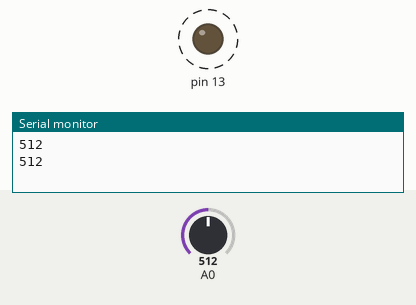
Simulated run of this sketch. Board: Arduino Uno, built with avr-gcc and run on an emulated ATmega328P. Parts: output pins drawn as LEDs (lit = HIGH), the last lines printed to the serial monitor. Dashed ring = blinking. Inputs (shaded band) come from the test bench; at power-on: A0 = 512.

Above: at 1.8 s.
1.9 s: A0 set to 306
At 2.2 s:
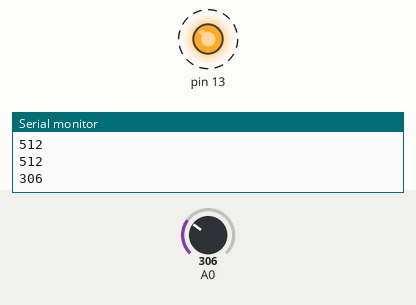
5.4 s: A0 set to 122
At 5.56 s:
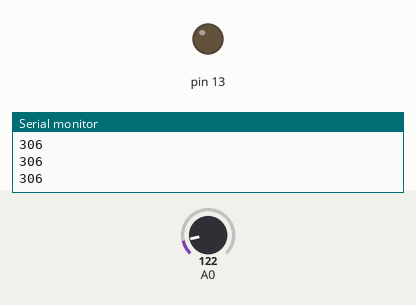
Timing chart, 0 to 14.9 s (numbered marks = the images above; inputs shaded):
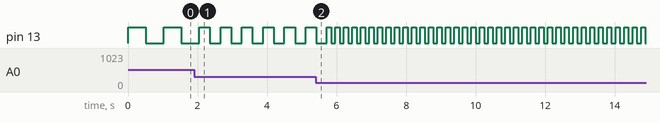

Measured:
- after the input at 1.9 s, pin 13: alternates HIGH for 0.31 s and LOW for 0.31 s, starting after 0.46 s
- by itself, pin 13: alternates HIGH for 0.51 s and LOW for 0.51 s

The sketch:

Tarefa-03-Conv-analog-with-softpot.ino
```cpp
 /*
 *   - Registradores de 8bits
 *      DDRxn: [w] direção do pino n na porta x   // 0 INPUT - 1 OUTPUT
 *      PORTxn:[w] novo valor ou confguração pull up do pino n na porta x  //  0 LOW - 1 HIGH
 *      PINxn: [r] valor atual do pino n na porta x
 *
 *      #define setBit(valor,bit)       (valor |= (1<<bit))
 *      #define clearBit(valor,bit)     (valor &= ~(1<<bit))
 *      #define testBit(valor,bit)      (valor & (1<<bit))
 *      #define toggleBit(valor, bit)   (valor ^= (1<<bit))
 *
 *
 */

void setup() {
  // initialize serial communications at 9600 bps:
  Serial.begin(9600);
  DDRB = 0b00100000;     //pinMode(13, OUTPUT); ligado ao LED

}

void loop() {
  // read the value from the sensor:
  ADMUX   = 0;                  // usa o canal 0
  ADMUX  |= (1 << REFS0);       // usa Vcc como referencia
  ADCSRA |= (1 << ADEN); // habilita o ADC

  ADCSRA |= (1 << ADSC);        // inicia a conversao
  while(ADCSRA & (1 << ADSC)); // espera a conversao
  int v = ADCL;                 // tem que ser lido antes do ADCH
  v = (ADCH << 8) + v;          // valor de 2 bytes

  Serial.println(v);

  // turn the ledPin on
  PORTB |= (1 << 5);            //digitalWrite(13, HIGH);
  // stop the program for <sensorValue> milliseconds:
  delay(v);
  // turn the ledPin off:
  PORTB &= ~(1 << 5);            //digitalWrite(ledPin, LOW);
  // stop the program for for <sensorValue> milliseconds:
  delay(v);
}
```
